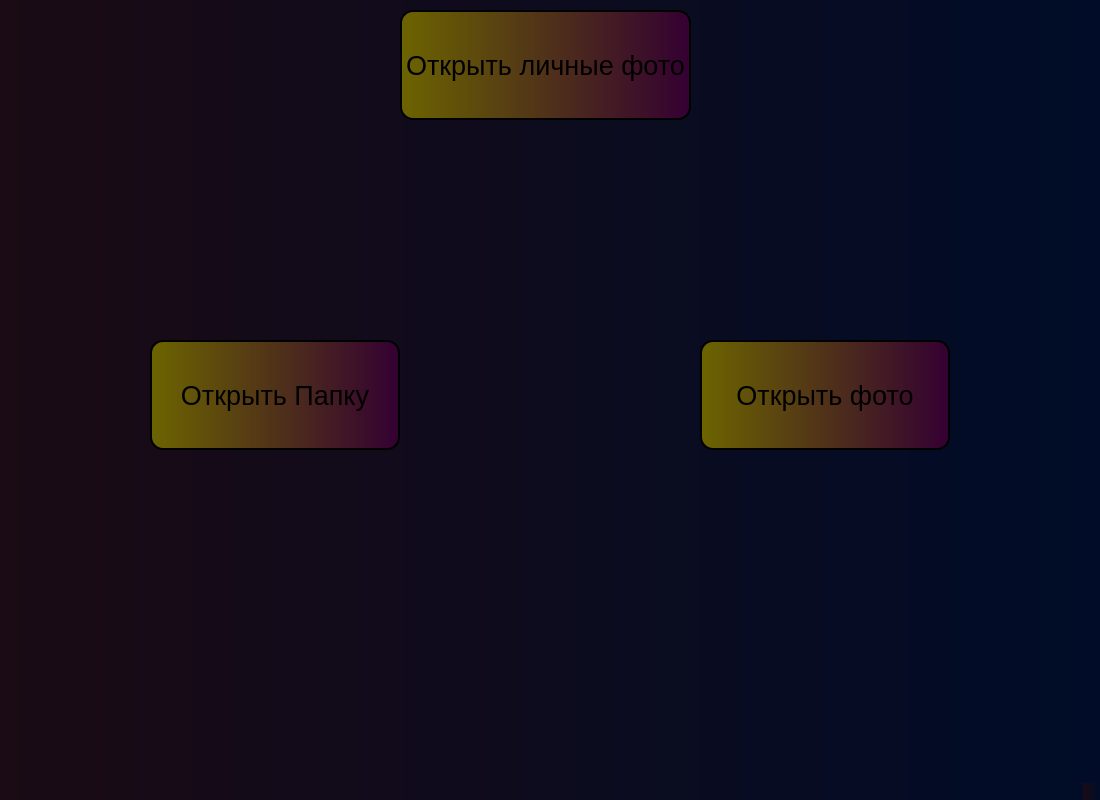
<?xml version="1.0" encoding="UTF-8"?>
<ui version="4.0">
 <class>MainWindow</class>
 <widget class="QMainWindow" name="MainWindow">
  <property name="geometry">
   <rect>
    <x>0</x>
    <y>0</y>
    <width>1100</width>
    <height>800</height>
   </rect>
  </property>
  <property name="maximumSize">
   <size>
    <width>1100</width>
    <height>800</height>
   </size>
  </property>
  <property name="windowTitle">
   <string>Главный экран</string>
  </property>
  <property name="styleSheet">
   <string notr="true">background-color: qlineargradient(spread:pad, x1:0, y1:0, x2:1, y2:0, stop:0 rgba(26,11,20, 255), stop:1 rgba(0, 12, 40, 255));</string>
  </property>
  <widget class="QWidget" name="centralwidget">
   <widget class="QPushButton" name="openFolder_button">
    <property name="geometry">
     <rect>
      <x>150</x>
      <y>340</y>
      <width>250</width>
      <height>110</height>
     </rect>
    </property>
    <property name="font">
     <font>
      <pointsize>20</pointsize>
     </font>
    </property>
    <property name="styleSheet">
     <string notr="true">background-color: qlineargradient(spread:pad, x1:0, y1:0, x2:1, y2:0, stop:0 rgba(108, 100, 0, 255), stop:1 rgba(52, 0, 50, 255));
border-radius: 13px;
border: 2px solid;</string>
    </property>
    <property name="text">
     <string>Открыть Папку</string>
    </property>
   </widget>
   <widget class="QPushButton" name="openPhoto_button">
    <property name="geometry">
     <rect>
      <x>700</x>
      <y>340</y>
      <width>250</width>
      <height>110</height>
     </rect>
    </property>
    <property name="font">
     <font>
      <pointsize>20</pointsize>
     </font>
    </property>
    <property name="styleSheet">
     <string notr="true">background-color: qlineargradient(spread:pad, x1:0, y1:0, x2:1, y2:0, stop:0 rgba(108, 100, 0, 255), stop:1 rgba(52, 0, 50, 255));
border-radius: 13px;
border: 2px solid;</string>
    </property>
    <property name="text">
     <string>Открыть фото</string>
    </property>
   </widget>
   <widget class="QPushButton" name="btn_open_photo_in_bd">
    <property name="geometry">
     <rect>
      <x>400</x>
      <y>10</y>
      <width>291</width>
      <height>110</height>
     </rect>
    </property>
    <property name="font">
     <font>
      <pointsize>20</pointsize>
     </font>
    </property>
    <property name="styleSheet">
     <string notr="true">background-color: qlineargradient(spread:pad, x1:0, y1:0, x2:1, y2:0, stop:0 rgba(108, 100, 0, 255), stop:1 rgba(52, 0, 50, 255));
border-radius: 13px;
border: 2px solid;</string>
    </property>
    <property name="text">
     <string>Открыть личные фото</string>
    </property>
   </widget>
  </widget>
  <widget class="QMenuBar" name="menubar">
   <property name="geometry">
    <rect>
     <x>0</x>
     <y>0</y>
     <width>1100</width>
     <height>21</height>
    </rect>
   </property>
  </widget>
  <widget class="QStatusBar" name="statusbar"/>
 </widget>
 <resources/>
 <connections/>
</ui>
